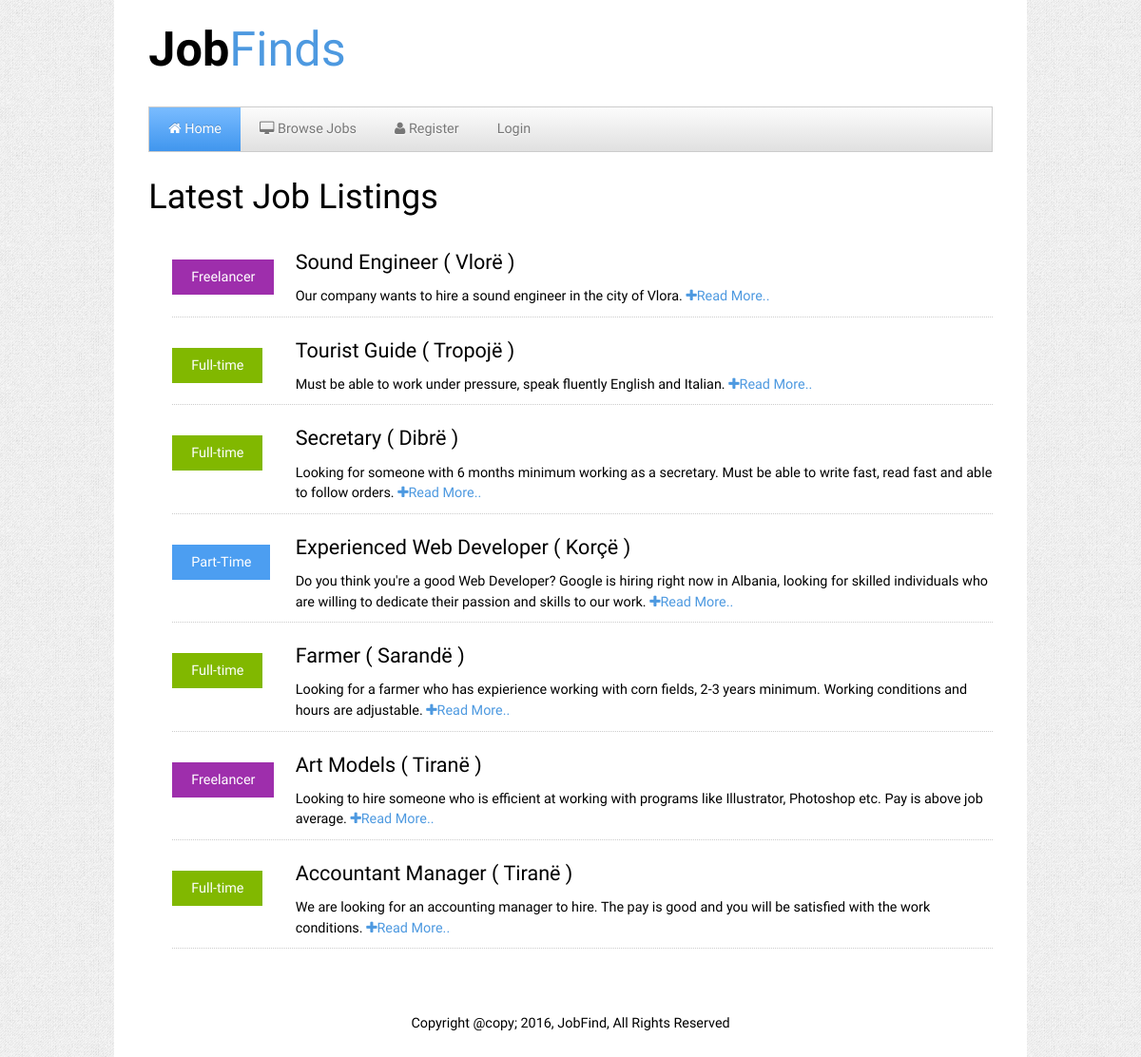
The page / on the database its author committed.
### tables this page shows
CREATE TABLE IF NOT EXISTS `jobs` (
  `id` int(11) NOT NULL AUTO_INCREMENT,
  `fk_user_id` int(11) NOT NULL DEFAULT '0',
  `fk_category_id` int(11) NOT NULL DEFAULT '0',
  `fk_type_id` int(11) NOT NULL DEFAULT '0',
  `fk_city_id` int(11) NOT NULL DEFAULT '0',
  `company_name` varchar(250) NOT NULL DEFAULT '0',
  `title` varchar(250) NOT NULL DEFAULT '0',
  `description` varchar(1000) NOT NULL,
  `latitude` float NOT NULL DEFAULT '41.3273',
  `longtitude` float NOT NULL DEFAULT '19.8187',
  `ext` varchar(50) NOT NULL,
  `created_at` timestamp NOT NULL DEFAULT CURRENT_TIMESTAMP ON UPDATE CURRENT_TIMESTAMP,
  PRIMARY KEY (`id`),
  KEY `FK_jobs_users` (`fk_user_id`),
  KEY `FK_jobs_categories` (`fk_category_id`),
  KEY `FK_jobs_type` (`fk_type_id`),
  KEY `FK_jobs_city` (`fk_city_id`),
  CONSTRAINT `FK_jobs_categories` FOREIGN KEY (`fk_category_id`) REFERENCES `categories` (`id`),
  CONSTRAINT `FK_jobs_city` FOREIGN KEY (`fk_city_id`) REFERENCES `city` (`id`),
  CONSTRAINT `FK_jobs_type` FOREIGN KEY (`fk_type_id`) REFERENCES `type` (`id`),
  CONSTRAINT `FK_jobs_users` FOREIGN KEY (`fk_user_id`) REFERENCES `users` (`id`)
);

CREATE TABLE IF NOT EXISTS `type` (
  `id` int(11) NOT NULL AUTO_INCREMENT,
  `type_name` varchar(100) NOT NULL,
  `color` varchar(50) NOT NULL DEFAULT 'F',
  PRIMARY KEY (`id`)
);

CREATE TABLE IF NOT EXISTS `city` (
  `id` int(11) NOT NULL AUTO_INCREMENT,
  `fk_province_id` int(11) NOT NULL,
  `city_name` varchar(100) NOT NULL,
  PRIMARY KEY (`id`),
  UNIQUE KEY `city_name` (`city_name`),
  KEY `FK__province` (`fk_province_id`),
  CONSTRAINT `FK__province` FOREIGN KEY (`fk_province_id`) REFERENCES `province` (`id`)
);

### application/views/layout.php (called while the page is built)
<?php $this->load->view('header');?>
<?php $this->load->view($maincontent);?>

### application/controllers/home.php (called while the page is built, shortened)
<?php
  class Home extends CI_Controller{
    public function index($page=''){
      $config['center'] = '41.3273, 19.8187';
      $config['zoom'] = 'auto';
      $this->googlemaps->initialize($config);
      $data['page']=$page;
      if($page==''){
        $data['maincontent']='home';
        $data['jobs']=$this->Job_model->get_home_jobs();
        $data['map'] = $this->googlemaps->create_map();
      }
      $this->load->view('layout',$data);
    }
  }
?>

### index.php (called while the page is built, shortened)
<?php
require_once BASEPATH.'core/CodeIgniter.php';

### application/models/Job_model.php (called while the page is built, shortened)
<?php
  class Job_model extends CI_Model{
    public function get_home_jobs(){
      $result=$this->db->select('*')->from('jobs')->order_by('created_at','DESC')->limit(8)->get();
      return $result->result();
    }
    public function get_color($id){
      $color=$this->db->select('*')->from('type')->where('id',$id)->get();
      return $color->row();
    }
    public function get_location($id){
      $location=$this->db->select('*')->from('city')->where('id',$id)->get();
      return $location->row();
    }
  }
?>

### application/helpers/db_helper.php (called while the page is built, shortened)
<?php
  function get_color_h($id){
    $CI = get_instance();
    $color = $CI->Job_model->get_color($id);
    return $color;
  }
  function get_location_h($id){
    $CI = get_instance();
    $location = $CI->Job_model->get_location($id);
    return $location;
  }
?>

### application/views/home.php (the view, shortened to what this page needs)
<div class="col_12 column">
  <h3>Latest Job Listings</h3>
  <ul id="listings">
    <?php foreach($jobs as $job) :?>
    <li>
      <?php $type=get_color_h($job->fk_type_id); $location=get_location_h($job->fk_city_id);?>
      <div class="type">
        <span style="background:<?php echo $type->color;?>;"><?php echo $type->type_name;?></span>
      </div>
      <div class="description">
        <h5><?php echo $job->title;?> ( <?php echo $location->city_name;?> )</h5>
        <?php echo substr($job->description,0,300);?>
        <a href="<?php echo base_url();?>details/<?php echo $job->id;?>"><i class="fa fa-plus"></i>Read More..</a>
      </div>
    </li>
  <?php endforeach;?>
  </ul>
</div>
<div class="clearfix"></div>
<footer>
  <p>Copyright @copy; 2016, JobFind, All Rights Reserved</p>
</footer>
</div>
</body>
</html>

### application/views/header.php (shortened to what this page needs)
<!DOCTYPE html>
<html>
	<head>
		<link rel="stylesheet" type="text/css" href="<?php echo base_url();?>assets/css/kickstart.css" media="all" />
		<link rel="stylesheet" type="text/css" href="<?php echo base_url();?>assets/css/style.css" media="all" />
	</head>
<body>
	<div id="container" class="grid">
		<header>
			<div class="col_6 column">
				<h1><a href="<?php echo base_url();?>"><strong>Job</strong>Finds</a></h1>
			</div>
		</header>
		<div class="col_12 column">
			<ul class="menu">
				<li<?php if($page=='') echo ' class="current"';?>><a href="<?php echo base_url();?>"><i class="fa fa-home"></i> Home</a></li>
				<li<?php if($page=='jobs') echo ' class="current"';?>><a href="<?php echo base_url();?>home/jobs"><i class="fa fa-desktop"></i> Browse Jobs</a></li>
				<?php if(!$this->session->userdata('logged_in')) :?>
				<li<?php if($page=='register') echo ' class="current"';?>><a href="<?php echo base_url();?>home/register"><i class="fa fa-user"></i> Register</a></li>
				<li<?php if($page=='signin') echo ' class="current"';?>><a href="<?php echo base_url();?>home/signin"></i> Login</a></li>
				<?php endif;?>
			</ul>
		</div>

### assets/css/kickstart.css (style rules this page uses)
* { -webkit-box-sizing: border-box; -moz-box-sizing: border-box; box-sizing: border-box; }
a { color:#4D99E0;outline:0; }
strong,b { color:#000;font-weight:bold; }
article,aside,details,figcaption,figure, footer,header,hgroup,menu,nav,section { display:block; }
h1,h2,h3,h4,h5,h6 { font-weight:bold; line-height:140%; }
h1 { font-size:3.5em; margin:10px 0 10px 0; }
h3 { font-size:2.5em; margin:10px 0 10px 0; line-height:130%; }
h5 { font-size:1.5em; margin:10px 0 10px 0; }
p { margin:10px 0; }
ul, ol { padding:0; margin:0 0 20px 25px; }
li { padding:5px 0; margin:0; }

### assets/css/style.css (style rules this page uses)
h1,h2,h3,h4,h5,h6 { font-family: "Arimo", arial, verdana, sans-serif; font-weight:normal; }
.menu { font-family: "Arimo", arial, verdana, sans-serif; }
a { text-decoration: none; }
li { list-style: none; }
body { margin:0; padding:0 0 0 0; color:#000; background:#efefef url(css/img/gray_jean.png); font:normal 0.9em/150% 'Arimo', arial, verdana, sans-serif; text-shadow: 0 0 1px transparent; }
#container { background: #fff; overflow: hidden; min-height: 300px; max-width: 960px; }
#listings li { overflow: auto; border-bottom: 1px #ccc dotted; padding: 10px 0 10px 0; list-style: none; }
.type { float: left; width: 15%; margin-top: 30px; }
.type span { padding: 10px 20px 10px 20px; color: #fff; background: #81b800; }
.description { float: right; width: 85%; }
footer { padding: 30px 0 30px 0; text-align: center; }

### assets/css/kickstart-forms.css (style rules this page uses)
input[type="text"], textarea, button, a.button, a, input[type="file"] { -moz-transition: -moz-box-shadow 0.5s, border 0.5s, background 0.5s; -webkit-transition: -webkit-box-shadow 0.5s, border 0.5s, background 0.5s; -o-transition: box-shadow 0.5s, border 0.5s, background 0.5s; transition: box-shadow 0.5s, border 0.5s, background 0.5s; }

### assets/css/kickstart-menus.css (style rules this page uses)
.menu { margin:0;padding:0;line-height:100%; font-size:0; position:relative;z-index:1000; }
.menu:after { clear:both;content:' ';display:block;font-size:0;line-height:0;visibility:hidden;width:0;height:0 }
.menu li { margin:0;padding:0;list-style-type:none;display:inline-block;*display:inline;position:relative;zoom:1;line-height:inherit; top:0;left:0;font-size:16px; }
.menu li a { margin:0;padding:0;display:block;display:inline;display:inline-block;position:relative;zoom:1;line-height:100%;top:0;left:0; }
.menu { border:1px solid #ccc; background: #eee; background: -moz-linear-gradient(top, rgba(252,252,252,1) 0%, rgba(224,224,224,1) 100%); background: -webkit-gradient(linear, left top, left bottom, color-stop(0%,rgba(252,252,252,1)), color-stop(100%,rgba(224,224,224,1))); background: -webkit-linear-gradient(top, rgba(252,252,252,1) 0%,rgba(224,224,224,1) 100%); background: -o-linear-gradient(top, rgba(252,252,252,1) 0%,rgba(224,224,224,1) 100%); background: linear-gradient(top, rgba(252,252,252,1) 0%,rgba(224,224,224,1) 100%); z-index:600; }
.menu li a { text-shadow:0px 1px 1px #fff; padding:15px 20px; text-decoration:none; font-size:0.9em; color: #777; }
.menu li.current>a, .menu li.current>a:hover, .menu li.current.hover>a { background: rgb(122,188,255); background: -moz-linear-gradient(top, rgba(122,188,255,1) 0%, rgba(96,171,248,1) 44%, rgba(64,150,238,1) 100%); background: -webkit-gradient(linear, left top, left bottom, color-stop(0%,rgba(122,188,255,1)), color-stop(44%,rgba(96,171,248,1)), color-stop(100%,rgba(64,150,238,1))); background: -webkit-linear-gradient(top, rgba(122,188,255,1) 0%,rgba(96,171,248,1) 44%,rgba(64,150,238,1) 100%); background: -o-linear-gradient(top, rgba(122,188,255,1) 0%,rgba(96,171,248,1) 44%,rgba(64,150,238,1) 100%); filter: progid:DXImageTransform.Microsoft.gradient( startColorstr='#7abcff', endColorstr='#4096ee',GradientType=0 ); background: linear-gradient(top, rgba(122,188,255,1) 0%,rgba(96,171,248,1) 44%,rgba(64,150,238,1) 100%); color:#fff; text-shadow:0px -1px 0 rgba(0,0,0,0.2); cursor: default; }

### assets/css/kickstart-grid.css (style rules this page uses)
.grid { max-width:1220px; margin:0 auto; padding:0 2em; }
.col_6 { width: 48.333333333333%; }
.col_12 { width: 98.333333333333%; }
*[class*="col_"] { margin-left: 0.83333333333333%; margin-right: 0.83333333333333%; margin-top:0.5em; margin-bottom:0.5em; float: left; display: block; }
.clearfix:after { clear:both;content:' ';display:block;font-size:0;line-height:0;visibility:hidden;width:0;height:0 }
@media all and (min-width: 1024px) and (max-width: 1280px) { .grid { max-width: 1024px; } }

### rows shown on the page
jobs: fk_type.type_name "Freelancer", title "Sound Engineer", fk_city.city_name "Vlorë", description "Our company wants to hire a sound engineer in the city of Vlora."
jobs: fk_type.type_name "Full-time", title "Tourist Guide", fk_city.city_name "Tropojë", description "Must be able to work under pressure, speak fluently English and Italian."
jobs: fk_type.type_name "Full-time", title "Secretary", fk_city.city_name "Dibrë", description "Looking for someone with 6 months minimum working as a secretary. Must be able to write fast, read fast and able to follow orders."
jobs: fk_type.type_name "Part-Time", title "Experienced Web Developer", fk_city.city_name "Korçë", description "Do you think you're a good Web Developer? Google is hiring right now in Albania, looking for skilled individuals who are willing to dedicate their passion and skills to our work."
jobs: fk_type.type_name "Full-time", title "Farmer", fk_city.city_name "Sarandë", description "Looking for a farmer who has expierience working with corn fields, 2-3 years minimum. Working conditions and hours are adjustable."
jobs: fk_type.type_name "Freelancer", title "Art Models", fk_city.city_name "Tiranë", description "Looking to hire someone who is efficient at working with programs like Illustrator, Photoshop etc. Pay is above job average."
jobs: fk_type.type_name "Full-time", title "Accountant Manager", fk_city.city_name "Tiranë", description "We are looking for an accounting manager to hire. The pay is good and you will be satisfied with the work conditions."
